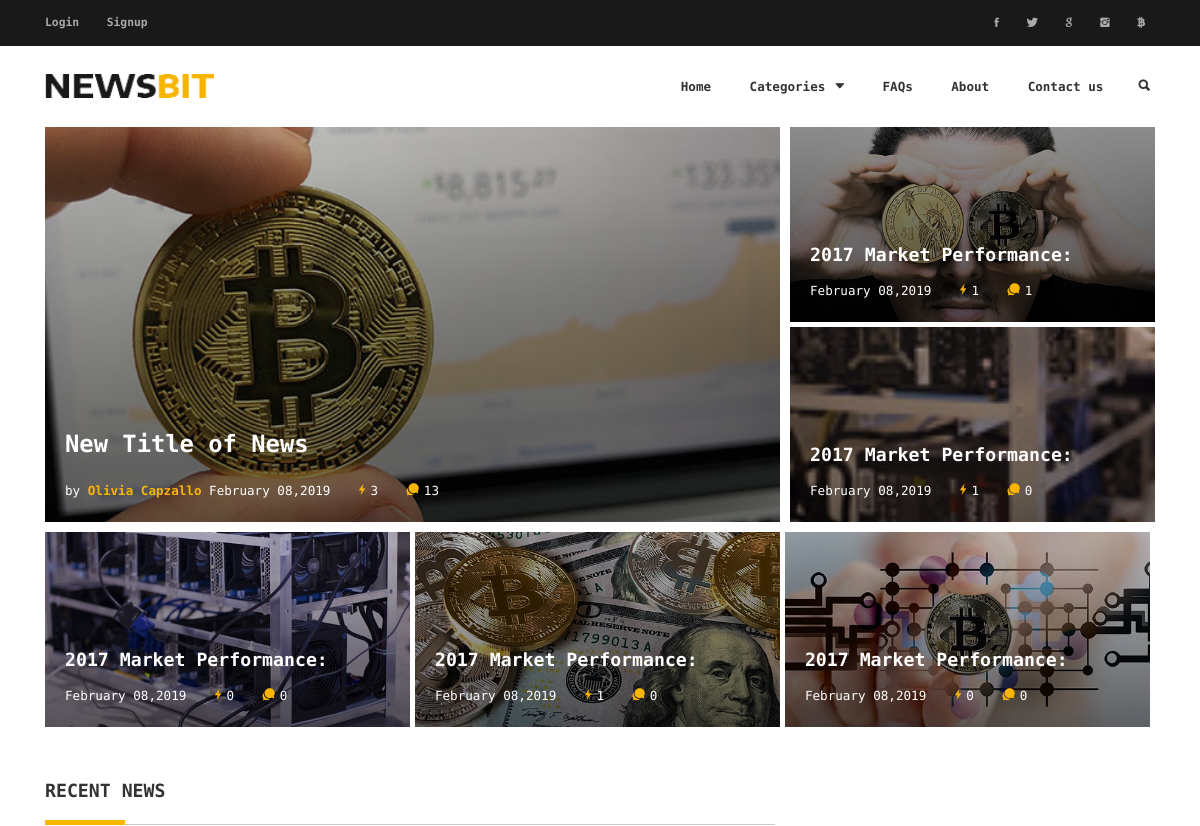
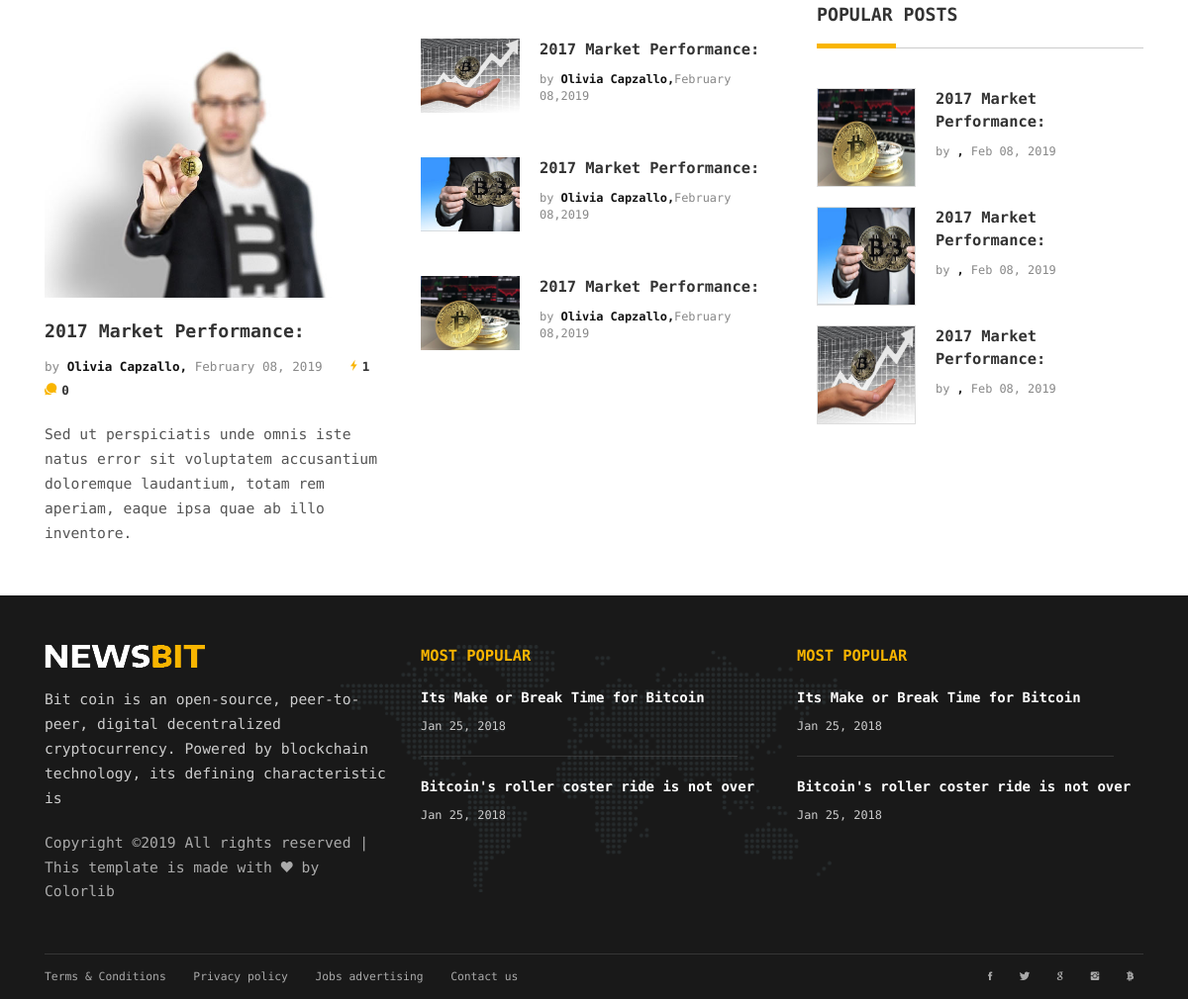
The page / on the database its author committed (2 pictures, top to bottom).
### tables this page shows
CREATE TABLE `news` (
  `id` int(11) NOT NULL,
  `user_id` int(11) NOT NULL,
  `cat_id` int(11) NOT NULL,
  `image` text NOT NULL,
  `title` text NOT NULL,
  `content` longtext NOT NULL,
  `link` text NOT NULL,
  `news_date` timestamp NOT NULL DEFAULT CURRENT_TIMESTAMP,
  `copywrite` text NOT NULL
);

### config.php (called while the page is built, shortened)
<?php
function getNewsViewers($conn,$news_id) {
	$views = $conn->prepare("SELECT * FROM news_view WHERE news_id = $news_id");
	$views->execute();
	$totalViews = $views->rowCount();
	return $totalViews;
}
function getNewsComments($conn,$news_id) {
	$com = $conn->prepare("SELECT * FROM news_comments WHERE news_id = $news_id");
	$com->execute();
	$totalComments = $com->rowCount();
	return $totalComments;
}
?>

### top.php (the view)
<?php
$stmt1 = $conn->prepare("SELECT * FROM news ORDER BY id DESC LIMIT 1");
$stmt1->execute();
$row1 = $stmt1->fetch();
$stmt2 = $conn->prepare("SELECT * FROM news ORDER BY id DESC LIMIT 2 OFFSET 1");
$stmt2->execute();
$stmt3 = $conn->prepare("SELECT * FROM news ORDER BY id DESC LIMIT 3 OFFSET 3");
$stmt3->execute();
?>
<div class="container">
	<div class="h-600x h-sm-auto">
		<div class="h-2-3 h-sm-auto oflow-hidden">
				<div class="pb-5 pr-5 pr-sm-0 float-left float-sm-none w-2-3 w-sm-100 h-100 h-sm-300x">
					<a class="pos-relative h-100 dplay-block" href="news_detail.php?id=<?php echo $row1['id'];?>">
					<div class="img-bg bg-grad-layer-6" style="background:url(<?php echo $row1['image']; ?>) no-repeat center; background-size:cover"></div>
						<div class="abs-blr color-white p-20 bg-sm-color-7">
							<h3 class="mb-15 mb-sm-5 font-sm-13"><b><?php echo $row1['title']; ?></b></h3>
							<ul class="list-li-mr-20">
								<li>by <span class="color-primary"><b><?php echo $row1['copywrite']; ?></b></span> <?php echo date('F d,Y', strtotime($row1['news_date']));?></li>
								<li><i class="color-primary mr-5 font-12 ion-ios-bolt"></i><?php echo getNewsViewers($conn,$row1['id']); ?></li>
								<li><i class="color-primary mr-5 font-12 ion-chatbubbles"></i><?php echo getNewsComments($conn,$row1['id']); ?></li>
							</ul>
						</div>
					</a>
				</div>
				<div class="float-left float-sm-none w-1-3 w-sm-100 h-100 h-sm-600x">
                <?php
                while($row2 = $stmt2->fetch()) {
                	echo '<div class="pl-5 pb-5 pl-sm-0 pos-relative h-50">
						<a class="pos-relative h-100 dplay-block" href="news_detail.php?id='.$row2['id'].'">
							<div class="img-bg bg-grad-layer-6" style="background:url('.$row2['image'].') no-repeat center; background-size:cover"></div>
							<div class="abs-blr color-white p-20 bg-sm-color-7">
								<h4 class="mb-10 mb-sm-5"><b>'.$row2['title'].'</b></h4>
								<ul class="list-li-mr-20">
									<li>'.date('F d,Y', strtotime($row2['news_date'])).'</li>
									<li><i class="color-primary mr-5 font-12 ion-ios-bolt"></i>'.getNewsViewers($conn,$row2['id']).'</li>
									<li><i class="color-primary mr-5 font-12 ion-chatbubbles"></i>'.getNewsComments($conn,$row2['id']).'</li>
								</ul>
							</div>
						</a>
					</div>';
                }
                ?>
				</div>
			</div>
			<div class="h-1-3 oflow-hidden">
		    <?php
             while($row3 = $stmt3->fetch()) {
             	echo '<div class="pr-5 pr-sm-0 pt-5 float-left float-sm-none pos-relative w-1-3 w-sm-100 h-100 h-sm-300x">
					<a class="pos-relative h-100 dplay-block" href="news_detail.php?id='.$row3['id'].'">
						<div class="img-bg bg-grad-layer-6" style="background:url('.$row3['image'].') no-repeat center; background-size:cover"></div>
						<div class="abs-blr color-white p-20 bg-sm-color-7">
							<h4 class="mb-10 mb-sm-5"><b>'.$row3['title'].'</b></h4>
							<ul class="list-li-mr-20">
								<li>'.date('F d,Y', strtotime($row3['news_date'])).'</li>
								<li><i class="color-primary mr-5 font-12 ion-ios-bolt"></i>'.getNewsViewers($conn,$row3['id']).'</li>
								<li><i class="color-primary mr-5 font-12 ion-chatbubbles"></i>'.getNewsComments($conn,$row3['id']).'</li>
							</ul>
						</div>
					</a>
				</div>';
             }
		    ?>
			</div>
		</div>
	</div>

### header.php (shortened to what this page needs)
<?php
include "config.php";
?>
<!DOCTYPE HTML>
<html lang="en">
<head>
	<link href="assets/plugin-frameworks/bootstrap.css" rel="stylesheet">
	<link href="assets/fonts/ionicons.css" rel="stylesheet">
	<link href="assets/common/styles.css" rel="stylesheet">
</head>
<body>
	<header>
		<div class="bg-191">
			<div class="container">
				<div class="oflow-hidden color-ash font-9 text-sm-center ptb-sm-5">
					<ul class="float-left float-sm-none list-a-plr-10 list-a-plr-sm-5 list-a-ptb-15 list-a-ptb-sm-10">
                    <?php
                      if(isset($_SESSION['user_id'])){
                     ?>
                       <li><img src="<?php echo $_SESSION['avatar']; ?>" style="width:30px;height:30px;border-radius:50%"></li>
                       <li><a class="pl-0 pl-sm-10" href="profile.php">&nbsp;&nbsp;&nbsp;&nbsp;<?php echo $_SESSION['name'] ?></a></li>
					   <li><a href="logout.php">Logout</a></li>
                     <?php
                     } else {
                     ?>
						<li><a class="pl-0 pl-sm-10" href="login.php">Login</a></li>
						<li><a href="signup.php">Signup</a></li>
                    <?php } ?>
					</ul>
					<ul class="float-right float-sm-none list-a-plr-10 list-a-plr-sm-5 list-a-ptb-15 list-a-ptb-sm-5">
						<li><a class="pl-0 pl-sm-10" href="#"><i class="ion-social-facebook"></i></a></li>
						<li><a href="#"><i class="ion-social-twitter"></i></a></li>
						<li><a href="#"><i class="ion-social-google"></i></a></li>
						<li><a href="#"><i class="ion-social-instagram"></i></a></li>
						<li><a href="#"><i class="ion-social-bitcoin"></i></a></li>
					</ul>
				</div>
			</div>
		</div>
		<div class="container">
			<a class="logo" href="index.php">
				<img src="assets/images/logo-black.png" alt="Logo"></a>
			<a class="right-area src-btn" href="#" >
				<i class="active src-icn ion-search"></i>
			</a>
			<ul class="main-menu" id="main-menu">
				<li><a href="index.php">Home</a></li>
				<li class="drop-down"><a href="javascript:void(0);">Categories<i class="ion-arrow-down-b"></i></a>
				</li>
				<li><a href="faq.php">FAQs</a></li>
				<li><a href="about.php">About</a></li>
				<li><a href="contact_us.php">Contact us</a></li>
			</ul>
			<div class="clearfix"></div>
		</div>
	</header>

### index.php (shortened to what this page needs)
<?php
include "header.php";
include "top.php";
?>
	<section>
		<div class="container">
			<div class="row">
				<div class="col-md-12 col-lg-8">
				<?php
					include "section1.php";
				?>
				</div>
				<?php
                  include "sidebar.php";
				?>
			</div>
		</div>
	</section>
<?php
include "footer.php";
?>

### section1.php
<?php
$stmt4 = $conn->prepare("SELECT * FROM news order by id DESC limit 1 OFFSET 6");
$stmt4->execute();
$row4 = $stmt4->fetch();
$stmt5 = $conn->prepare("SELECT * FROM news order by id DESC limit 4 OFFSET 7");
$stmt5->execute();
?>
<h4 class="p-title"><b>RECENT NEWS</b></h4>
	<div class="row">
			<div class="col-sm-6">
				<img src="<?php echo $row4['image']; ?>" alt="">
					<h4 class="pt-20">
						<a href="news_detail.php?id=<?php echo $row4['id']; ?>">
							<b><?php echo $row4['title']; ?></b>
						</a>
					</h4>
				<ul class="list-li-mr-20 pt-10 pb-20">
					<li class="color-lite-black">by <a href="#" class="color-black"><b><?php echo $row4['copywrite']; ?>,</b></a>
						<?php echo date('F d, Y', strtotime($row4['news_date'])); ?></li>
					<li><i class="color-primary mr-5 font-12 ion-ios-bolt"></i><b><?php echo getNewsViewers($conn,$row4['id']) ?></b></li>
					<li><i class="color-primary mr-5 font-12 ion-chatbubbles"></i><b><?php echo getNewsComments($conn,$row4['id']) ?></b></li>
				</ul>
				<p><?php echo $row4['content']; ?></p>
			</div>
						<div class="col-sm-6">
						<?php
                          while($row5 = $stmt5->fetch()) {
                          	echo '<a class="oflow-hidden pos-relative mb-20 dplay-block" href="news_detail.php?id='.$row5['id'].'">
								<div class="wh-100x abs-tlr">
								<img src="'.$row5['image'].'" alt=""></div>
								<div class="ml-120 min-h-100x">
									<h5><b>'.$row5['title'].'</b></h5>
									<h6 class="color-lite-black pt-10">by <span class="color-black"><b>
									'.$row5['copywrite'].',</b></span>'.date('F d,Y', strtotime($row5['news_date'])).'</h6>
								</div>
							</a>';
                          }
						?>
						</div>
</div>

### sidebar.php (shortened to what this page needs)
<?php
$sidebar = $conn->prepare("SELECT * FROM `news` LIMIT 3 ");
$sidebar->execute();
?>
<div class="col-md-6 col-lg-4">
    <div class="pl-20 pl-md-0">
		<div class="mtb-50">
		<h4 class="p-title"><b>POPULAR POSTS</b></h4>
        <?php
        while ( $side = $sidebar->fetch() ) {
        	$suser_id = $side['user_id'];
            $scopywriter = $conn->prepare("SELECT name FROM `users` WHERE id = $suser_id ");
            $scopywriter->execute();
            $sname = $scopywriter->fetch();
            $snews_date = date('M d, Y', strtotime($side['news_date']));
			$data =  <<<HT
<a class="oflow-hidden pos-relative mb-20 dplay-block" href="news_detail.php?id=$side[id]">
				<div class="wh-100x abs-tlr"><img src="$side[image]" style="width:100%;height:100px;border:1px solid #ddd" alt=""></div>
				<div class="ml-120 min-h-100x">
					<h5><b>$side[title]</b></h5>
					<h6 class="color-lite-black pt-10">by
					<span class="color-black"><b>$sname[name],</b></span> $snews_date</h6>
				</div>
			</a>
HT;
			echo $data;
			}
		?>
	</div>
					</div>
				</div>

### footer.php (shortened to what this page needs)
<footer class="bg-191 color-ccc">
		<div class="container">
			<div class="pt-50 pb-20 pos-relative">
				<div class="abs-tblr pt-50 z--1 text-center">
					<div class="h-80 pos-relative"><img class="opacty-1 h-100 w-auto" src="assets/images/map.png" alt=""></div>
				</div>
				<div class="row">
					<div class="col-sm-4">
						<div class="mb-30">
							<a href="#"><img src="assets/images/logo-white.png"></a>
							<p class="mtb-20 color-ccc">Bit coin is an open-source, peer-to-peer, digital decentralized cryptocurrency.
							Powered by blockchain technology, its defining characteristic is</p>
							<p class="color-ash">
Copyright &copy;<script>document.write(new Date().getFullYear());</script> All rights reserved | This template is made with <i class="ion-heart" aria-hidden="true"></i> by <a href="https://colorlib.com" target="_blank">Colorlib</a>
</p>
						</div>
					</div>
					<div class="col-sm-4">
						<div class="mb-30">
							<h5 class="color-primary mb-20"><b>MOST POPULAR</b></h5>
							<div class="mb-20">
								<a class="color-white" href="#"><b>Its Make or Break Time for Bitcoin</b></a>
								<h6 class="mt-10">Jan 25, 2018</h6>
							</div>
							<div class="brdr-ash-1 opacty-2 mr-30"></div>
							<div class="mt-20">
								<a class="color-white" href="#"><b>Bitcoin's roller coster ride is not over</b></a>
								<h6 class="mt-10">Jan 25, 2018</h6>
							</div>
						</div>
					</div>
					<div class="col-sm-4">
						<div class="mb-30">
							<h5 class="color-primary mb-20"><b>MOST POPULAR</b></h5>
							<div class="mb-20">
								<a class="color-white" href="#"><b>Its Make or Break Time for Bitcoin</b></a>
								<h6 class="mt-10">Jan 25, 2018</h6>
							</div>
							<div class="brdr-ash-1 opacty-2 mr-30"></div>
							<div class="mt-20">
								<a class="color-white" href="#"><b>Bitcoin's roller coster ride is not over</b></a>
								<h6 class="mt-10">Jan 25, 2018</h6>
							</div>
						</div>
					</div>
				</div>
			</div>
			<div class="brdr-ash-1 opacty-2"></div>
			<div class="oflow-hidden color-ash font-9 text-sm-center ptb-sm-5">
				<ul class="float-left float-sm-none list-a-plr-10 list-a-plr-sm-5 list-a-ptb-15 list-a-ptb-sm-10">
					<li><a class="pl-0 pl-sm-10" href="#">Terms & Conditions</a></li>
					<li><a href="#">Privacy policy</a></li>
					<li><a href="#">Jobs advertising</a></li>
					<li><a href="#">Contact us</a></li>
				</ul>
				<ul class="float-right float-sm-none list-a-plr-10 list-a-plr-sm-5 list-a-ptb-15 list-a-ptb-sm-5">
					<li><a class="pl-0 pl-sm-10" href="#"><i class="ion-social-facebook"></i></a></li>
					<li><a href="#"><i class="ion-social-twitter"></i></a></li>
					<li><a href="#"><i class="ion-social-google"></i></a></li>
					<li><a href="#"><i class="ion-social-instagram"></i></a></li>
					<li><a href="#"><i class="ion-social-bitcoin"></i></a></li>
				</ul>
			</div>
		</div>
	</footer>
</body>
</html>

### rows shown on the page
news: image (picture), title "New Title of News", copywrite "Olivia Capzallo", news_date "February 08,2019"
news: image (picture), title "2017 Market Performance:", news_date "February 08,2019", id "1"
news: image (picture), title "2017 Market Performance:", news_date "February 08,2019", id "1", id "0"
news: image (picture), title "2017 Market Performance:", news_date "February 08,2019", id "0"
news: image (picture), title "2017 Market Performance:", news_date "February 08,2019", id "1", id "0"
news: image (picture), title "2017 Market Performance:", news_date "February 08,2019", id "0"
news: image (picture), title "2017 Market Performance:", copywrite "Olivia Capzallo", news_date "February 08, 2019", content "Sed ut perspiciatis unde omnis iste natus error sit voluptatem accusantium doloremque laudantium, totam rem aperiam, eaque ipsa quae ab illo inventore."
news: image (picture), title "2017 Market Performance:", copywrite "Olivia Capzallo", news_date "February 08,2019", news_date "Feb 08, 2019"
news: image (picture), title "2017 Market Performance:", copywrite "Olivia Capzallo", news_date "February 08,2019", news_date "Feb 08, 2019"
news: image (picture), title "2017 Market Performance:", copywrite "Olivia Capzallo", news_date "February 08,2019", news_date "Feb 08, 2019"

### other values the page prints
getNewsViewers($conn,$row1['id']) "3"
getNewsComments($conn,$row1['id']) "13"
getNewsViewers($conn,$row4['id']) "1"
getNewsComments($conn,$row4['id']) "0"
